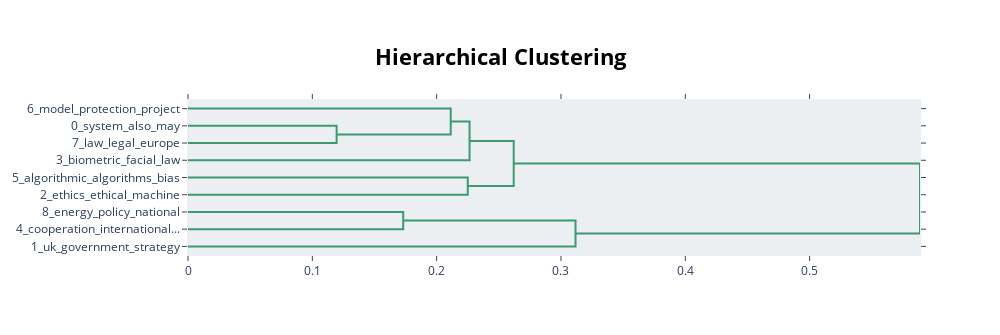

Write notebook code for a chart like this one.
### Code cell
# Visualisation des hiérarchies entre les topics
topic_model.visualize_hierarchy()

### Figure 1 — Plotly figure (JSON) as saved in the notebook; plotly's stock layout.template omitted (floating-point values rounded to 4 significant figures)
{"data": [{"hoverinfo": "text", "marker": {"color": "rgb(61,153,112)"}, "mode": "lines", "type": "scatter", "x": [0, 0.1196, 0.1196, 0], "xaxis": "x", "y": [-15, -15, -25, -25], "yaxis": "y"}, {"hoverinfo": "text", "marker": {"color": "rgb(61,153,112)"}, "mode": "lines", "type": "scatter", "x": [0, 0.2113, 0.2113, 0.1196], "xaxis": "x", "y": [-5, -5, -20, -20], "yaxis": "y"}, {"hoverinfo": "text", "marker": {"color": "rgb(61,153,112)"}, "mode": "lines", "type": "scatter", "x": [0.2113, 0.2265, 0.2265, 0], "xaxis": "x", "y": [-12.5, -12.5, -35, -35], "yaxis": "y"}, {"hoverinfo": "text", "marker": {"color": "rgb(61,153,112)"}, "mode": "lines", "type": "scatter", "x": [0, 0.225, 0.225, 0], "xaxis": "x", "y": [-45, -45, -55, -55], "yaxis": "y"}, {"hoverinfo": "text", "marker": {"color": "rgb(61,153,112)"}, "mode": "lines", "type": "scatter", "x": [0.2265, 0.262, 0.262, 0.225], "xaxis": "x", "y": [-23.75, -23.75, -50, -50], "yaxis": "y"}, {"hoverinfo": "text", "marker": {"color": "rgb(61,153,112)"}, "mode": "lines", "type": "scatter", "x": [0, 0.1731, 0.1731, 0], "xaxis": "x", "y": [-65, -65, -75, -75], "yaxis": "y"}, {"hoverinfo": "text", "marker": {"color": "rgb(61,153,112)"}, "mode": "lines", "type": "scatter", "x": [0.1731, 0.3117, 0.3117, 0], "xaxis": "x", "y": [-70, -70, -85, -85], "yaxis": "y"}, {"hoverinfo": "text", "marker": {"color": "rgb(61,153,112)"}, "mode": "lines", "type": "scatter", "x": [0.262, 0.5888, 0.5888, 0.3117], "xaxis": "x", "y": [-36.88, -36.88, -77.5, -77.5], "yaxis": "y"}], "layout": {"autosize": false, "height": 335, "hoverlabel": {"bgcolor": "white", "font": {"family": "Rockwell", "size": 16}}, "hovermode": "closest", "plot_bgcolor": "#ECEFF1", "showlegend": false, "title": {"font": {"color": "Black", "size": 22}, "text": "<b>Hierarchical Clustering</b>", "x": 0.5, "xanchor": "center", "yanchor": "top"}, "width": 1000, "xaxis": {"mirror": "allticks", "rangemode": "tozero", "showgrid": false, "showline": true, "showticklabels": true, "ticks": "outside", "type": "linear", "zeroline": false}, "yaxis": {"mirror": "allticks", "range": [-90, 0], "rangemode": "tozero", "showgrid": false, "showline": true, "showticklabels": true, "tickmode": "array", "ticks": "outside", "ticktext": ["6_model_protection_project", "0_system_also_may", "7_law_legal_europe", "3_biometric_facial_law", "5_algorithmic_algorithms_bias", "2_ethics_ethical_machine", "8_energy_policy_national", "4_cooperation_international...", "1_uk_government_strategy"], "tickvals": [-5, -15, -25, -35, -45, -55, -65, -75, -85], "type": "linear", "zeroline": false}}}
